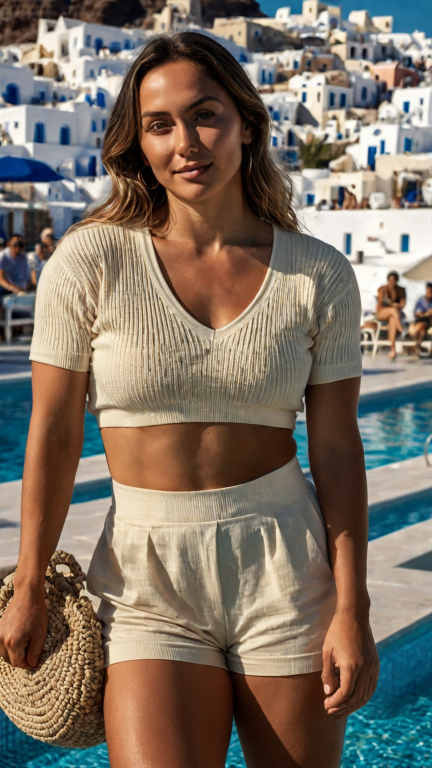
#> input picture app/data/tmp0mizf12q.png, 864 x 1536 px (shown at 1/2 size)
$ python -i image_utils.py   (imports and definitions only)
#> lines starting #> are read from the running program, lines starting #| are printed output that depends on the picture
"""Image processing utilities for multi-aspect export.

Provides subject detection and smart cropping for generating consistent
4:5 exports from 9:16 masters while preserving subject composition.
"""

from __future__ import annotations

import os
from pathlib import Path
from typing import Tuple

import cv2
import numpy as np
from PIL import Image

from app.core.logging import log


def detect_subject_box(image_path: str) -> dict[str, int] | None:
    """Detect primary subject (face/person) bounding box.

    Detection pipeline:
    1. Try face detection (Haar cascade)
    2. Fallback to center region if no detection

    Args:
        image_path: Path to image file

    Returns:
        Dict with keys: x, y, width, height (pixel coords) or None if no detection
    """
#> called with image_path = '../../../app/data/tmp0mizf12q.png'
    if not os.path.exists(image_path):
        log.error(f"image_utils: file not found: {image_path}")
        return None

    try:
        # Load image with OpenCV
        img = cv2.imread(image_path)
#> img is the input picture: shape (1536, 864, 3); mean B, G, R 100.6, 113.9, 126
        if img is None:
            log.warning(f"image_utils: could not load image: {image_path}")
            return None

        h, w = img.shape[:2]
#> h = 1536; w = 864
        gray = cv2.cvtColor(img, cv2.COLOR_BGR2GRAY)
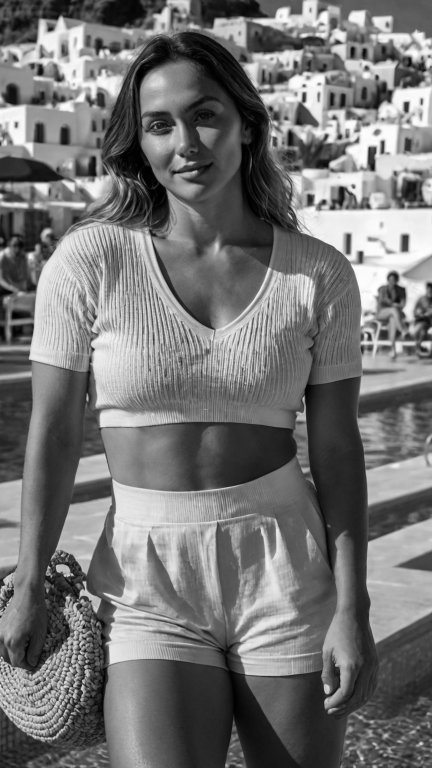
#> gray: shape (1536, 864) (shown at 1/2 size); min 0, max 255, mean 116

        # Try face detection with Haar cascade
        face_cascade = cv2.CascadeClassifier(
            cv2.data.haarcascades + "haarcascade_frontalface_default.xml"
        )
        faces = face_cascade.detectMultiScale(
            gray,
            scaleFactor=1.1,
            minNeighbors=5,
            minSize=(int(w * 0.05), int(h * 0.05)),  # At least 5% of image
        )
#> faces = [[247, 149, 240, 240]]

        if len(faces) > 0:
            # Use largest face
            largest_face = max(faces, key=lambda f: f[2] * f[3])  # area = width * height
#> largest_face = [247, 149, 240, 240]
            x, y, fw, fh = largest_face
#> x = 247; y = 149; fw = 240; fh = 240

            # Expand bounding box to include body (assume 3x face height for full subject)
            expanded_h = fh * 3
#> expanded_h = 720
            expanded_y = max(0, y - int(fh * 0.5))  # Start above face
#> expanded_y = 29
            expanded_h = min(expanded_h, h - expanded_y)  # Don't exceed image bounds

            # Center horizontally on face with some margin
            margin = int(fw * 0.3)
#> margin = 72
            expanded_x = max(0, x - margin)
#> expanded_x = 175
            expanded_w = min(fw + 2 * margin, w - expanded_x)
#> expanded_w = 384

            log.info(
                f"image_utils: face detected at ({x},{y}) size={fw}x{fh}, "
                f"expanded to ({expanded_x},{expanded_y}) size={expanded_w}x{expanded_h}"
            )

            return {
                "x": int(expanded_x),
                "y": int(expanded_y),
                "width": int(expanded_w),
                "height": int(expanded_h),
            }

        # No face detected - fallback to center region
        log.info("image_utils: no face detected, using center region")
        return None

    except Exception as e:
#> (the run stopped early here; a loop or call above may not have finished)

$ run again, on app/data/tmpkf_i040w.png
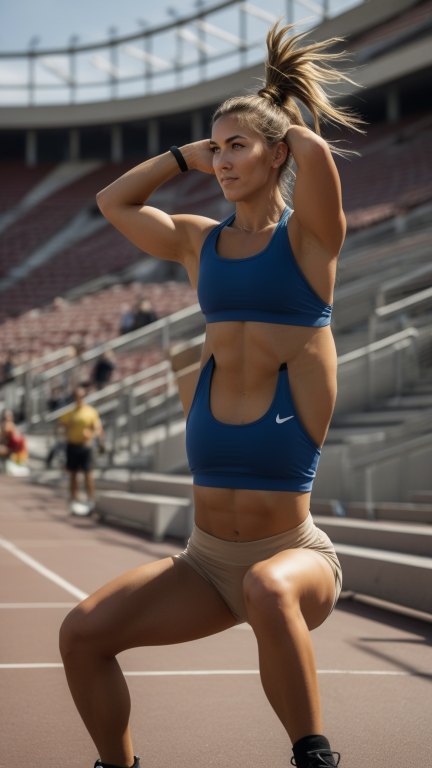
#> input picture app/data/tmpkf_i040w.png, 864 x 1536 px (shown at 1/2 size)
#> in detect_subject_box, img is the input picture: shape (1536, 864, 3); mean B, G, R 90.7, 97.5, 110.1
#> in detect_subject_box, `gray = cv2.cvtColor(img, cv2.COLOR_BGR2GRAY)`:
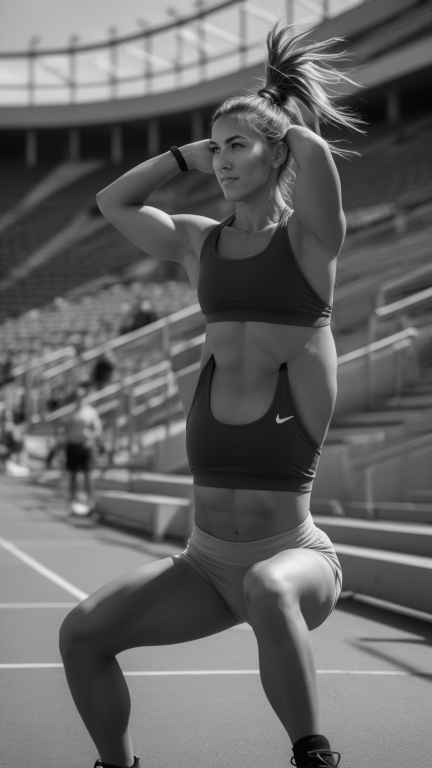
#> gray: shape (1536, 864) (shown at 1/2 size); min 0, max 245, mean 100.5
#> faces = ()

$ run again, on app/data/tmpp1xisord.png
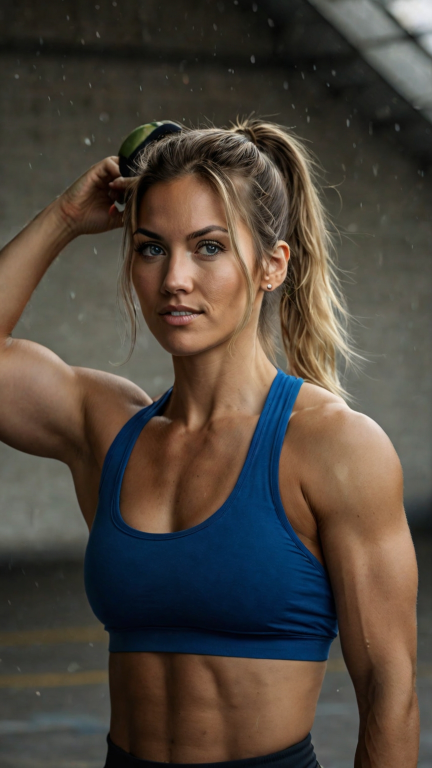
#> input picture app/data/tmpp1xisord.png, 864 x 1536 px (shown at 1/2 size)
#> in detect_subject_box, img is the input picture: shape (1536, 864, 3); mean B, G, R 61, 70.2, 79.3
#> in detect_subject_box, `gray = cv2.cvtColor(img, cv2.COLOR_BGR2GRAY)`:
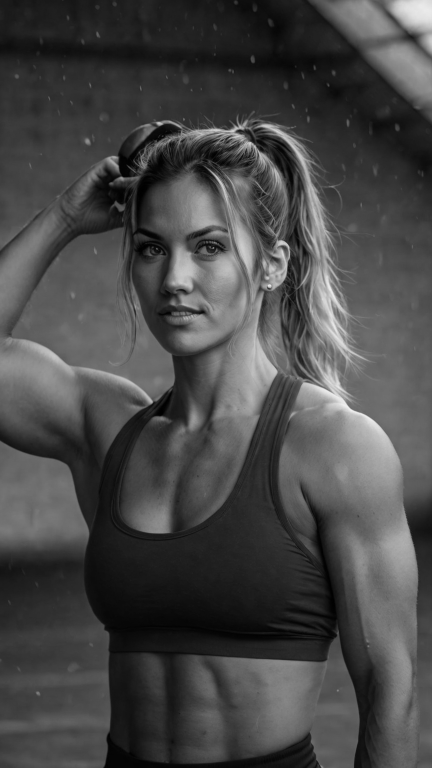
#> gray: shape (1536, 864) (shown at 1/2 size); min 0, max 241, mean 71.9
#> faces = [[200, 372, 324, 324]]
#> largest_face = [200, 372, 324, 324]
#> x = 200; y = 372; fw = 324
#> expanded_h = 972
#> expanded_y = 210
#> margin = 97
#> expanded_x = 103
#> expanded_w = 518

$ run again, on app/data/tmpq8sep80q.png
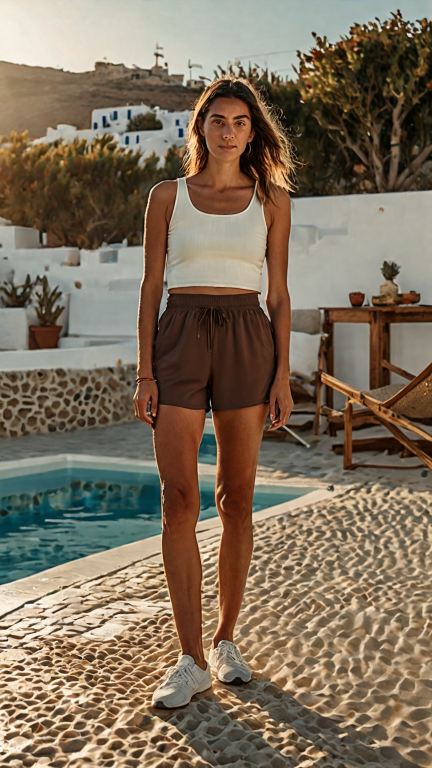
#> input picture app/data/tmpq8sep80q.png, 864 x 1536 px (shown at 1/2 size)
#> in detect_subject_box, img is the input picture: shape (1536, 864, 3); mean B, G, R 91.7, 111, 126.4
#> in detect_subject_box, `gray = cv2.cvtColor(img, cv2.COLOR_BGR2GRAY)`:
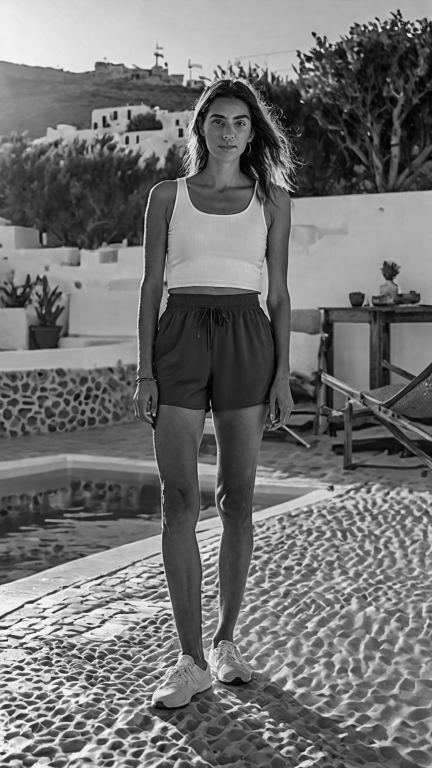
#> gray: shape (1536, 864) (shown at 1/2 size); min 0, max 253, mean 113.4
#> faces = [[399, 200, 118, 118]]
#> largest_face = [399, 200, 118, 118]
#> x = 399; y = 200; fw = 118
#> expanded_h = 354
#> expanded_y = 141
#> margin = 35
#> expanded_x = 364
#> expanded_w = 188
